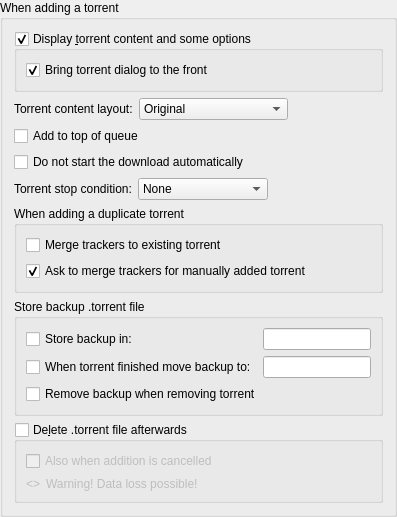
             <widget class="QGroupBox" name="torrentAdditionBox">
              <property name="title">
               <string>When adding a torrent</string>
              </property>
              <layout class="QVBoxLayout" name="torrentAdditionBoxLayout">
               <item>
                <widget class="QGroupBox" name="checkAdditionDialog">
                 <property name="title">
                  <string>Display &amp;torrent content and some options</string>
                 </property>
                 <property name="checkable">
                  <bool>true</bool>
                 </property>
                 <layout class="QVBoxLayout" name="verticalLayout_18">
                  <item>
                   <widget class="QCheckBox" name="checkAdditionDialogFront">
                    <property name="text">
                     <string>Bring torrent dialog to the front</string>
                    </property>
                    <property name="checked">
                     <bool>true</bool>
                    </property>
                   </widget>
                  </item>
                 </layout>
                </widget>
               </item>
               <item>
                <layout class="QHBoxLayout" name="horizontalLayout_19">
                 <item>
                  <widget class="QLabel" name="contentLayoutLabel">
                   <property name="text">
                    <string>Torrent content layout:</string>
                   </property>
                  </widget>
                 </item>
                 <item>
                  <widget class="QComboBox" name="contentLayoutComboBox">
                   <property name="currentIndex">
                    <number>0</number>
                   </property>
                   <item>
                    <property name="text">
                     <string>Original</string>
                    </property>
                   </item>
                   <item>
                    <property name="text">
                     <string>Create subfolder</string>
                    </property>
                   </item>
                   <item>
                    <property name="text">
                     <string>Don't create subfolder</string>
                    </property>
                   </item>
                  </widget>
                 </item>
                 <item>
                  <spacer name="horizontalSpacer_20">
                   <property name="orientation">
                    <enum>Qt::Orientation::Horizontal</enum>
                   </property>
                   <property name="sizeHint" stdset="0">
                    <size>
                     <width>40</width>
                     <height>20</height>
                    </size>
                   </property>
                  </spacer>
                 </item>
                </layout>
               </item>
               <item>
                <widget class="QCheckBox" name="checkAddToQueueTop">
                 <property name="toolTip">
                  <string>The torrent will be added to the top of the download queue</string>
                 </property>
                 <property name="text">
                  <string extracomment="The torrent will be added to the top of the download queue">Add to top of queue</string>
                 </property>
                </widget>
               </item>
               <item>
                <widget class="QCheckBox" name="checkAddStopped">
                 <property name="toolTip">
                  <string>The torrent will be added to download list in a stopped state</string>
                 </property>
                 <property name="text">
                  <string extracomment="The torrent will be added to download list in a stopped state">Do not start the download automatically</string>
                 </property>
                </widget>
               </item>
               <item>
                <layout class="QHBoxLayout" name="stopConditionLayout">
                 <item>
                  <widget class="QLabel" name="stopConditionLabel">
                   <property name="text">
                    <string>Torrent stop condition:</string>
                   </property>
                  </widget>
                 </item>
                 <item>
                  <widget class="QComboBox" name="stopConditionComboBox">
                   <property name="currentIndex">
                    <number>0</number>
                   </property>
                   <item>
                    <property name="text">
                     <string>None</string>
                    </property>
                   </item>
                   <item>
                    <property name="text">
                     <string>Metadata received</string>
                    </property>
                   </item>
                   <item>
                    <property name="text">
                     <string>Files checked</string>
                    </property>
                   </item>
                  </widget>
                 </item>
                 <item>
                  <spacer name="stopConditionSpacer">
                   <property name="orientation">
                    <enum>Qt::Orientation::Horizontal</enum>
                   </property>
                   <property name="sizeHint" stdset="0">
                    <size>
                     <width>40</width>
                     <height>20</height>
                    </size>
                   </property>
                  </spacer>
                 </item>
                </layout>
               </item>
               <item>
                <widget class="QGroupBox" name="duplicateTorrentGroup">
                 <property name="title">
                  <string>When adding a duplicate torrent</string>
                 </property>
                 <layout class="QVBoxLayout" name="duplicateTorrentBoxLayout">
                  <item>
                   <widget class="QCheckBox" name="checkMergeTrackers">
                    <property name="text">
                     <string>Merge trackers to existing torrent</string>
                    </property>
                    <property name="checked">
                     <bool>false</bool>
                    </property>
                   </widget>
                  </item>
                  <item>
                   <widget class="QCheckBox" name="checkConfirmMergeTrackers">
                    <property name="text">
                     <string>Ask to merge trackers for manually added torrent</string>
                    </property>
                    <property name="checked">
                     <bool>true</bool>
                    </property>
                   </widget>
                  </item>
                 </layout>
                </widget>
               </item>
               <item>
                <widget class="QGroupBox" name="backupTorrentFileGroupBox">
                 <property name="title">
                  <string>Store backup .torrent file</string>
                 </property>
                 <layout class="QGridLayout" name="backupTorrentFileLayout">
                  <item row="0" column="0">
                   <widget class="QCheckBox" name="backupDirCheckBox">
                    <property name="text">
                     <string>Store backup in:</string>
                    </property>
                   </widget>
                  </item>
                  <item row="0" column="1">
                   <widget class="QLineEdit" name="backupDirPathEdit"/>
                  </item>
                  <item row="1" column="0">
                   <widget class="QCheckBox" name="finishedBackupDirCheckBox">
                    <property name="text">
                     <string>When torrent finished move backup to:</string>
                    </property>
                   </widget>
                  </item>
                  <item row="1" column="1">
                   <widget class="QLineEdit" name="finishedBackupDirPathEdit"/>
                  </item>
                  <item row="2" column="0" colspan="2">
                   <widget class="QCheckBox" name="removeBackupTorrentFileCheckBox">
                    <property name="text">
                     <string>Remove backup when removing torrent</string>
                    </property>
                   </widget>
                  </item>
                 </layout>
                </widget>
               </item>
               <item>
                <widget class="QGroupBox" name="deleteTorrentBox">
                 <property name="toolTip">
                  <string>Whether the .torrent file should be deleted after adding it</string>
                 </property>
                 <property name="title">
                  <string>De&amp;lete .torrent file afterwards </string>
                 </property>
                 <property name="checkable">
                  <bool>true</bool>
                 </property>
                 <property name="checked">
                  <bool>false</bool>
                 </property>
                 <layout class="QVBoxLayout" name="deleteTorrentBoxLayout">
                  <item>
                   <widget class="QCheckBox" name="deleteCancelledTorrentBox">
                    <property name="toolTip">
                     <string>Also delete .torrent files whose addition was cancelled</string>
                    </property>
                    <property name="text">
                     <string>Also when addition is cancelled</string>
                    </property>
                   </widget>
                  </item>
                  <item>
                   <layout class="QHBoxLayout" name="deleteTorrentWarningLayout">
                    <item>
                     <widget class="QLabel" name="deleteTorrentWarningIcon">
                      <property name="sizePolicy">
                       <sizepolicy hsizetype="Fixed" vsizetype="Preferred">
                        <horstretch>0</horstretch>
                        <verstretch>0</verstretch>
                       </sizepolicy>
                      </property>
                      <property name="text">
                       <string notr="true">&lt;&gt;</string>
                      </property>
                     </widget>
                    </item>
                    <item>
                     <widget class="QLabel" name="deleteTorrentWarningLabel">
                      <property name="text">
                       <string>Warning! Data loss possible!</string>
                      </property>
                     </widget>
                    </item>
                   </layout>
                  </item>
                 </layout>
                </widget>
               </item>
              </layout>
             </widget>
